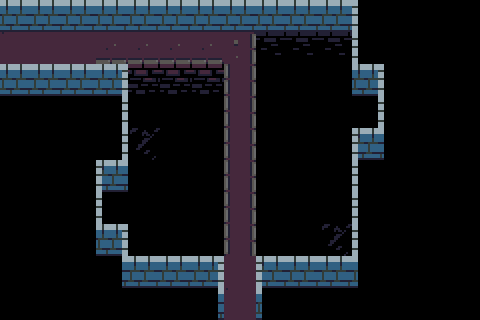

A 2D game scene composited from a Tiled map and its tileset images. What follows is a short description and the map's XML, with every tile layer's data as written:
An orthogonal 15x10 tile map with 32x32 px tiles, 3 tile layers (ground, death, walls) and 4 objects (2x connection, 2x arrowSource).

<map version="1.0" tiledversion="1.0.3" orientation="orthogonal" renderorder="right-down" width="15" height="10" tilewidth="32" tileheight="32" nextobjectid="15">
 <properties>
  <property name="number" value="6" />
 </properties>
 <tileset firstgid="1" source="tower-tileset.tsx" />
 <layer name="ground" width="15" height="10">
  <data encoding="csv">
0,0,0,0,0,0,0,0,0,0,0,0,0,0,0,
0,2,2,65,65,65,65,56,0,0,0,0,0,0,0,
0,0,0,0,0,0,0,47,0,0,0,0,0,0,0,
0,0,0,0,0,0,0,47,0,0,0,4,0,0,0,
0,0,0,0,0,0,0,47,0,0,0,0,0,0,0,
0,0,0,0,0,0,0,47,0,0,0,0,0,0,0,
0,0,0,4,0,0,0,47,0,0,0,0,0,0,0,
0,0,0,0,0,0,0,47,0,0,0,0,0,0,0,
0,0,0,0,0,0,0,2,0,0,0,0,0,0,0,
0,0,0,0,0,0,0,0,0,0,0,0,0,0,0
</data>
 </layer>
 <layer name="death" width="15" height="10">
  <data encoding="csv">
0,0,0,0,0,0,0,0,0,0,0,0,0,0,0,
0,0,0,0,0,0,0,0,89,89,89,0,0,0,0,
0,0,0,75,79,79,79,0,4,4,4,0,0,0,0,
0,0,0,0,4,4,4,0,4,4,4,0,0,0,0,
0,0,0,0,93,4,4,0,4,4,4,0,0,0,0,
0,0,0,0,4,4,4,0,4,4,4,0,0,0,0,
0,0,0,0,4,4,4,0,4,4,4,0,0,0,0,
0,0,0,0,4,4,4,0,4,4,93,0,0,0,0,
0,0,0,0,0,0,0,0,0,0,0,0,0,0,0,
0,0,0,0,0,0,0,0,0,0,0,0,0,0,0
</data>
 </layer>
 <layer name="walls" width="15" height="10">
  <data encoding="csv">
12,12,12,12,12,12,12,12,12,12,12,15,0,0,0,
55,0,0,0,0,0,0,0,0,0,0,15,0,0,0,
12,12,12,23,0,0,0,0,0,0,0,23,0,0,0,
0,0,0,14,0,0,0,0,0,0,0,14,0,0,0,
0,0,0,14,0,0,0,0,0,0,0,22,0,0,0,
0,0,0,22,0,0,0,0,0,0,0,15,0,0,0,
0,0,0,15,0,0,0,0,0,0,0,15,0,0,0,
0,0,0,23,0,0,0,0,0,0,0,15,0,0,0,
0,0,0,24,12,12,23,0,22,12,12,21,0,0,0,
0,0,0,0,0,0,24,55,21,0,0,0,0,0,0
</data>
 </layer>
 <objectgroup name="objects">
  <object id="9" name="07" type="connection" x="32" y="32" width="32" height="32">
   <properties>
    <property name="dir" value="right" />
    <property name="to" value="06" />
   </properties>
  </object>
  <object id="10" name="08" type="connection" x="224" y="256" width="32" height="32">
   <properties>
    <property name="dir" value="up" />
    <property name="to" value="09" />
   </properties>
  </object>
  <object id="13" type="arrowSource" x="352" y="96" width="32" height="32">
   <properties>
    <property name="delay" value="1.5" />
    <property name="offset" value="0" />
    <property name="xdir" value="-1" />
    <property name="ydir" value="0" />
   </properties>
  </object>
  <object id="14" type="arrowSource" x="96" y="192" width="32" height="32">
   <properties>
    <property name="delay" value="1.5" />
    <property name="offset" value="0" />
    <property name="xdir" value="1" />
    <property name="ydir" value="0" />
   </properties>
  </object>
 </objectgroup>
</map>
